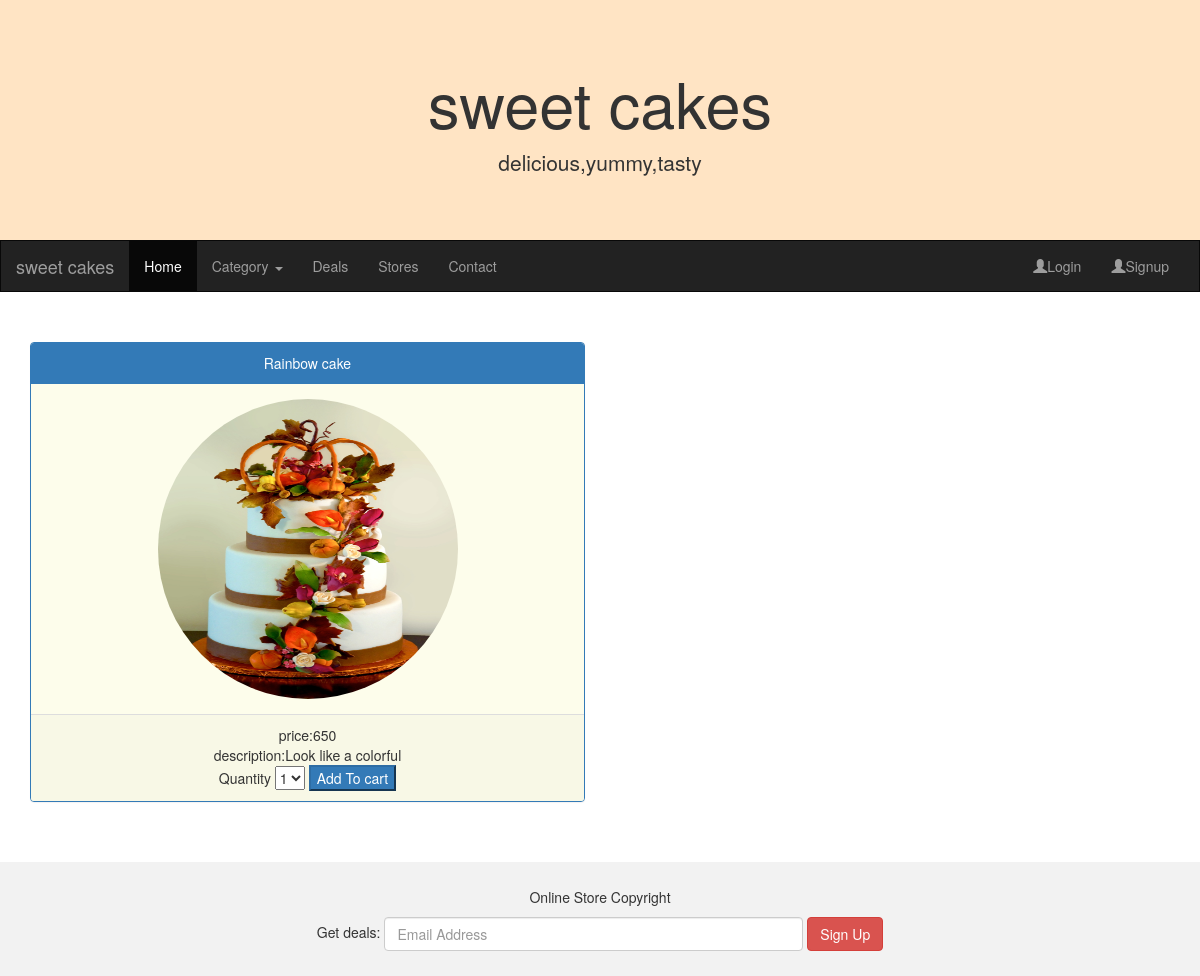
Screenshot of /showDetails/4 with the database file from the repository.
### AdminApp/models.py (models this page shows, shortened)
class Cake(models.Model):
    cname = models.CharField(max_length=20)
    cake_image = models.ImageField(default="abc.jpg",upload_to="images")
    price = models.FloatField(default=100)
    description = models.CharField(max_length=20)
    category = models.ForeignKey(Category,on_delete=models.CASCADE)
    class Meta:
        db_table = "Cake"

### UserApp/views.py (the view, shortened to what this page needs)
# urls.py: path('showDetails/<cid>',views.showDetails),
def showDetails(request,cid):
      if(request.method=="GET"):
            cake=Cake.objects.filter(id=cid)
            cats=Category.objects.all()
            return render(request,"showCakeDetails.html",{"cake":cake,"cats":cats})

### UserApp/templates/showCakeDetails.html (shortened to what this page needs)
{%extends "master.html"%}
{%block master%}
<center>
<div class="container">
  <form method="POST">
      <div class="row">
            {%for cake in cake%}
            <center>
        <div class="col-sm-6">
          <div class="panel panel-primary" style="background-color:rgb(253, 253, 235) ">
            <div class="panel-heading">{{cake.cname}}</div>
            <div class="panel-body"><img src="{{cake.cake_image.url}}" class="img-circle" style="width:300px;height: 300px;" alt="Image"></div>
            <div class="panel-footer" style="background-color:rgb(248, 248, 230);">
                  price:{{cake.price}}<br/>description:{{cake.description}}
            <br/>Quantity
            <select name="qty">
              <option>1</option>
            </select>
            <button class="button btn-primary" type="submit">Add To cart</button>
            </div>
          </div>
        </div>
      </center>
        {%endfor%}
      </div>
      </form>
    </div></center>
{%endblock%}

### rows the page displays
Cake: cname "Rainbow cake", cake_image (picture), price "650", description "Look like a colorful"
